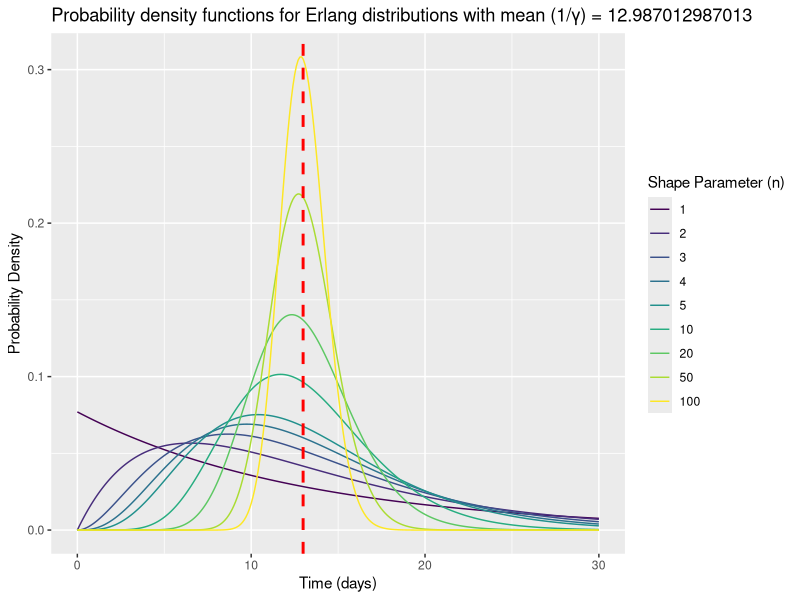
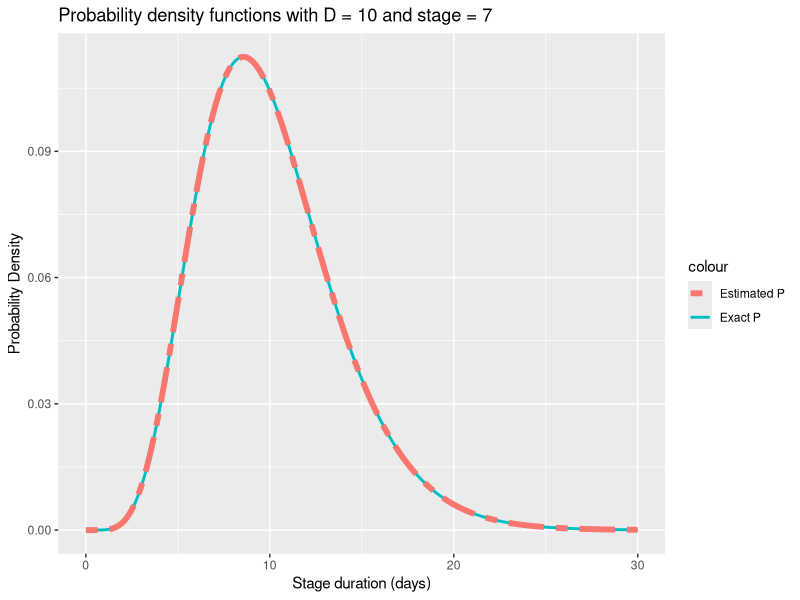
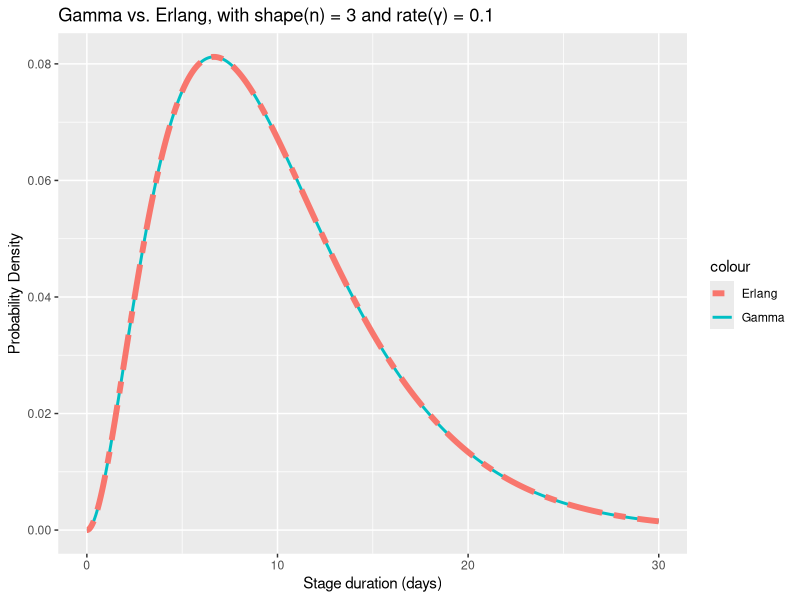

Reproduce these figures in R, in order.
# Erlang Distribution
# Packages ####
library(viridis)
library(ggplot2)
library(deSolve)


# Exact Distribution ####
erlang <- function(x, n, γ) {
  (n*γ)^n*x^(n-1)*exp(-n*γ*x)/factorial(n-1)
}

plot_erlang <- function(x, n, γ) {
  if (length(n) > 1 & length(γ) > 1) {
    return("Only one parameter variable everytime :)")
  }
  df <- expand.grid(Time = x, Shape = n, Rate = γ)
  df$P <- with(df, erlang(Time, Shape, Rate))
  par_n <- max(length(n), length(γ))
  rand_col <- viridis(par_n)
  if (length(n) > length(γ)) (
    ggplot(df, aes(x=Time, y=P, color=factor(Shape))) + geom_line() +
      scale_color_manual(values = rand_col) +
      geom_vline(xintercept = 1/γ, color = "red", linetype = "dashed", linewidth = 1) +
      labs(title = paste("Probability density functions for Erlang distributions with mean (1/γ) =", 1/γ),
           x = "Time (days)",
           y = "Probability Density",
           color = "Shape Parameter (n)")
  )
  else if (length(γ) > length(n)) {
    ggplot(df, aes(x=Time, y=P, color=factor(Rate))) + geom_line() +
      scale_color_manual(values = rand_col) +
      labs(title = paste("Probability density functions for Erlang distributions with shape (n) =", n),
           x = "Time (days)",
           y = "Probability Density",
           color = "Scale Parameter (γ)")
  }
  else {
    ggplot(df, aes(x=Time, y=P)) + geom_line() +
      labs(title = paste("Probability density functions for Erlang distributions with shape (n) =", n, "and mean (1/γ) =", 1/γ),
           x = "Time (days)",
           y = "Probability Density")
  }
}

# Parameters
x <- seq(0,30, by=0.1)
n <- c(1,2,3,4,5,10,20,50,100)
γ <- 0.077
#n <- 10
#γ <- seq(0.1, 0.7, by=0.1)
#n <- 3
#γ <- 0.1
plot_erlang(x, n, γ)

#newmodel <- function(t, states, params) {
#  with(as.list(c(params)), {
#    boxes <- length(states) - 2
#    I <- states[1:boxes]
#    R <- states[boxes+1]
#    C <- states[boxes+2]
    
#    dI <- -(boxes*x+μ)*I
#    dI[2:boxes] <- dI[2:boxes]
#  })
#}

# Exact vs. Expact ####
model <- function(t, states, params) {
  with(as.list(c(states, params)), {
    dI <- numeric(n)
    #states <- c(states[1], numeric(n-1), states[2])
    dI[1] <- -(n*γ + μ)*states[1]
    if (n>1) {
      for (i in 2:n) {
        dI[i] <- n*γ*states[i-1] - (n*γ + μ)*states[i]
      }
    }
    dR <- n*γ*states[n] - μ*R
    list(c(dI, dR))
  })
}

compare <- function(time, n, γ, μ, states, model) {
  params <- c(γ = γ, μ = μ, n = n)
  df <- data.frame(Time = time)
  df$P <- erlang(time, n, γ)
  soln <- ode(y = states,
              times = time, 
              func = model, 
              parms = params)
  
  df$P_est <- c(diff(soln[,"R"])/diff(time), NA)
  ggplot(df, aes(x=Time)) +
    geom_line(aes(y = P, col = "Exact P"), linewidth = 1) +
    geom_line(aes(y = P_est, col = "Estimated P"), linewidth = 2, linetype = "twodash") +
    labs(title = paste("Probability density functions with D =", 1/γ, "and stage =", n), 
         x = "Stage duration (days)",
         y = "Probability Density")
}


states <- c(I1 = 1, I2 = 0, I3 = 0, 
            I4 = 0, I5 = 0, I6 = 0,
            I7 = 0, R = 0)
time <- seq(0,30,by=0.01)
n <- 7
γ <- 0.1
μ <- 0
compare(time, n, γ, μ, states, model)


# Gamma vs. Erlang (check)
#library(tidyr)

times <- seq(0,30,by=0.01)
n <- 3
γ <- 0.1
df <- data.frame(Time = times,
                 Gamma = dgamma(times, n, n*γ),
                 Erlang = erlang(times, n, γ))
#df <- tidyr::gather(df, key = "Type", value = "PDF", -Time)
#ggplot(df, aes(x = Time, y = PDF, color = Type)) +
#  geom_line() +
#  labs(title = paste("Gamma vs. Erlang, with shape(n) =", n, "and rate(γ) =", γ), 
#       x = "Time (days)",
#       y = "Probability Density") +
#  theme_minimal()

ggplot(df, aes(x=Time)) +
  geom_line(aes(y = Gamma, col = "Gamma"), linewidth = 1) +
  geom_line(aes(y = Erlang, col = "Erlang"), linewidth = 2, linetype = "twodash") +
  labs(title = paste("Gamma vs. Erlang, with shape(n) =", n, "and rate(γ) =", γ), 
       x = "Stage duration (days)",
       y = "Probability Density")
